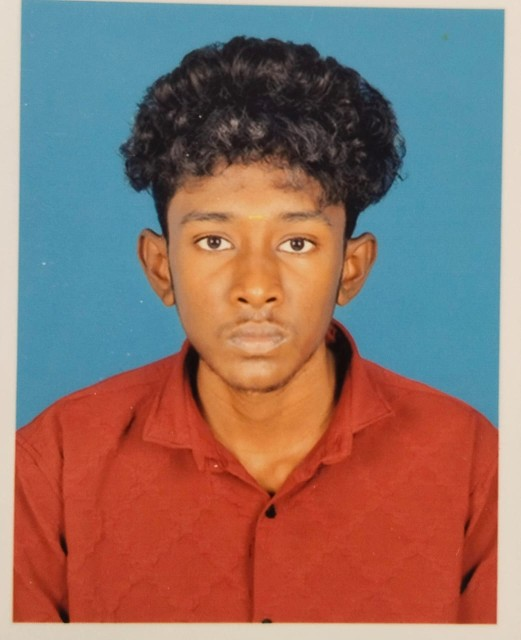
#> input picture 1.jpg, 521 x 640 px
$ jupyter execute 'exp3 (1).ipynb'
#> lines starting #> are read from the running program, lines starting #| are printed output that depends on the picture
[cell 1]
import cv2
import numpy as np
import matplotlib.pyplot as plt

img = cv2.imread('1.jpg', cv2.IMREAD_GRAYSCALE)
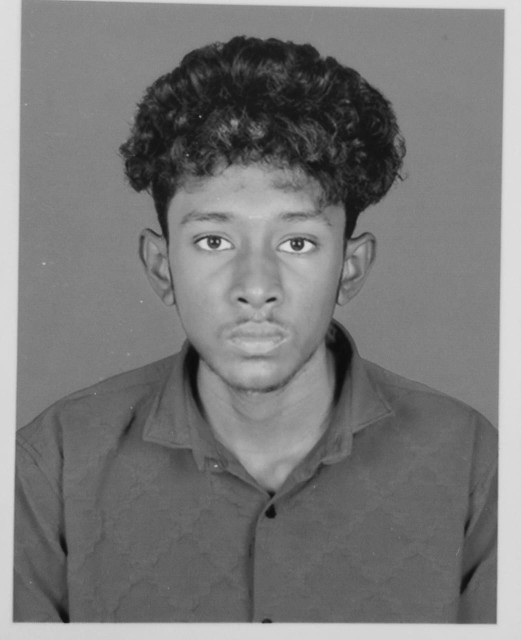
#> img: shape (640, 521); min 12, max 224, mean 120.8

plt.imshow(img, cmap='gray')
plt.title('Original Image')
plt.show()

[cell 2]
plt.hist(img.ravel(),256,range = [0, 255]);
plt.title('Original Image')
plt.show()
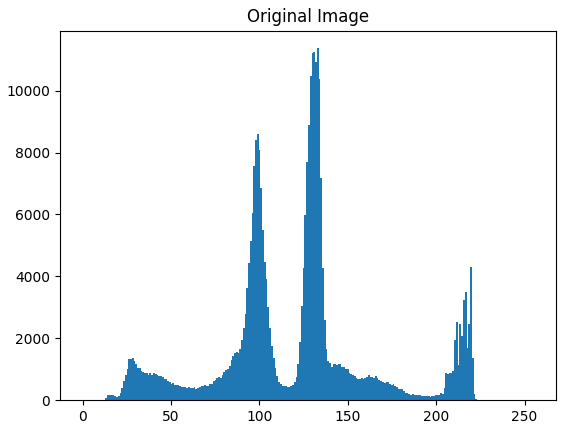
#> figure drawn by matplotlib, 1 panel; tallest bar 11372 high, from x = 132.5 to 133.5

[cell 3]
img_eq = cv2.equalizeHist(img)
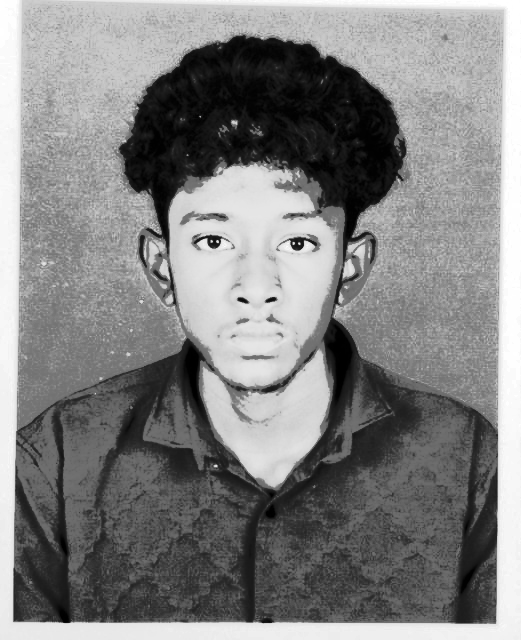
#> img_eq: shape (640, 521); min 0, max 255, mean 129.4

plt.hist(img_eq.ravel(), 256, range = [0, 256])
plt.title('Equalized Histogram')
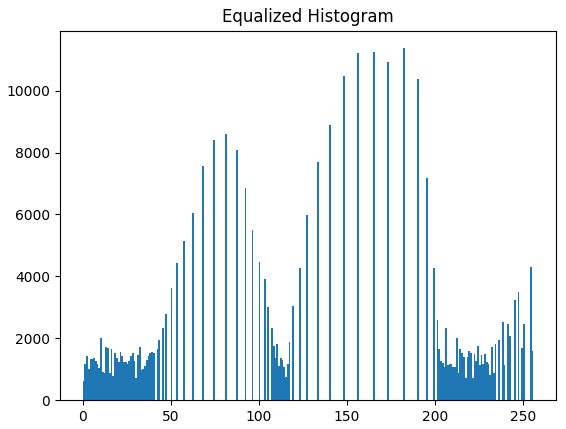
#> figure drawn by matplotlib, 1 panel; tallest bar 11372 high, from x = 182 to 183

[cell 4]
plt.imshow(img_eq, cmap='gray')
plt.title('Original Image')
plt.show()

[cell 5]
img = cv2.imread('1.jpg', cv2.IMREAD_COLOR)
#> img is the input picture: shape (640, 521, 3); mean B, G, R 105.5, 113, 142

img_hsv = cv2.cvtColor(img, cv2.COLOR_BGR2HSV)
#> img_hsv: shape (640, 521, 3); mean H, S, V 49.2, 138.9, 172.1

img_hsv[:,:,2] = cv2.equalizeHist(img_hsv[:, :, 2])
#> img_hsv: shape (640, 521, 3); mean H, S, V 49.2, 138.9, 129.8

img_eq = cv2.cvtColor(img_hsv, cv2.COLOR_HSV2BGR)
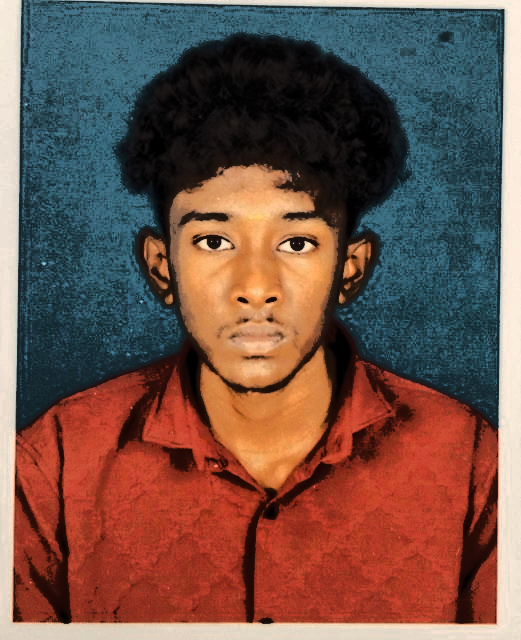
#> img_eq: shape (640, 521, 3); mean B, G, R 73.2, 82.6, 113.5

plt.imshow(img_eq[:,:,::-1]); plt.title('Equalized Image');plt.show()

[cell 6]
plt.hist(img_eq.ravel(),256,range = [0, 256]); plt.title('Histogram Equalized');plt.show()
#> after `plt.hist(img_eq.ravel(), 256, range=[0, 256])`:
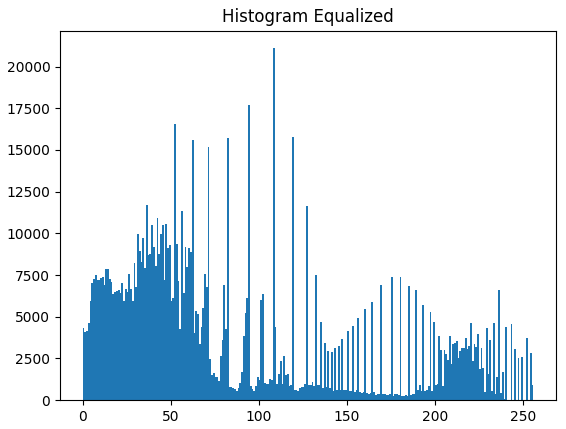
#> figure drawn by matplotlib, 1 panel; tallest bar 21101 high, from x = 108 to 109

[cell 7]
plt.figure(figsize = (20,10))
plt.subplot(221); plt.imshow(img[:, :, ::-1]); plt.title('Original Color Image')
plt.subplot(222); plt.imshow(img_eq[:, :, ::-1]); plt.title('Equalized Image')
plt.show()
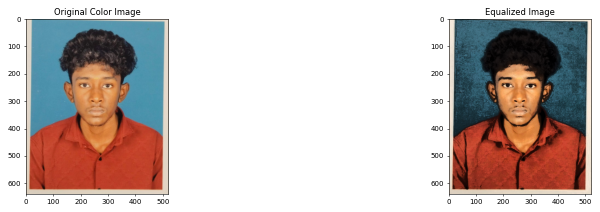
#> figure drawn by matplotlib, 2 panels

[cell 8]
plt.figure(figsize = [15,4])
plt.subplot(121); plt.hist(img.ravel(),256,range = [0, 256]); plt.title('Original Image')
plt.subplot(122); plt.hist(img_eq.ravel(),256,range = [0, 256]); plt.title('Histogram Equalized')
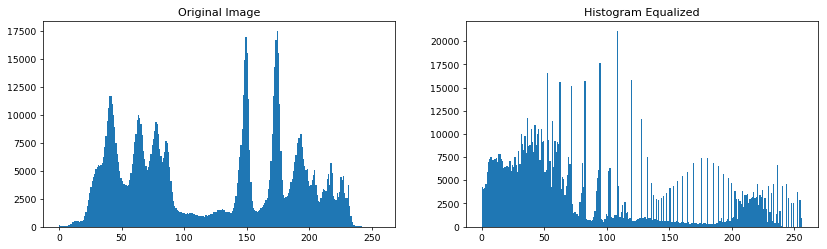
#> figure drawn by matplotlib, 2 panels; panel 1: tallest bar 17506 high, from x = 174 to 175; panel 2: tallest bar 21101 high, from x = 108 to 109
